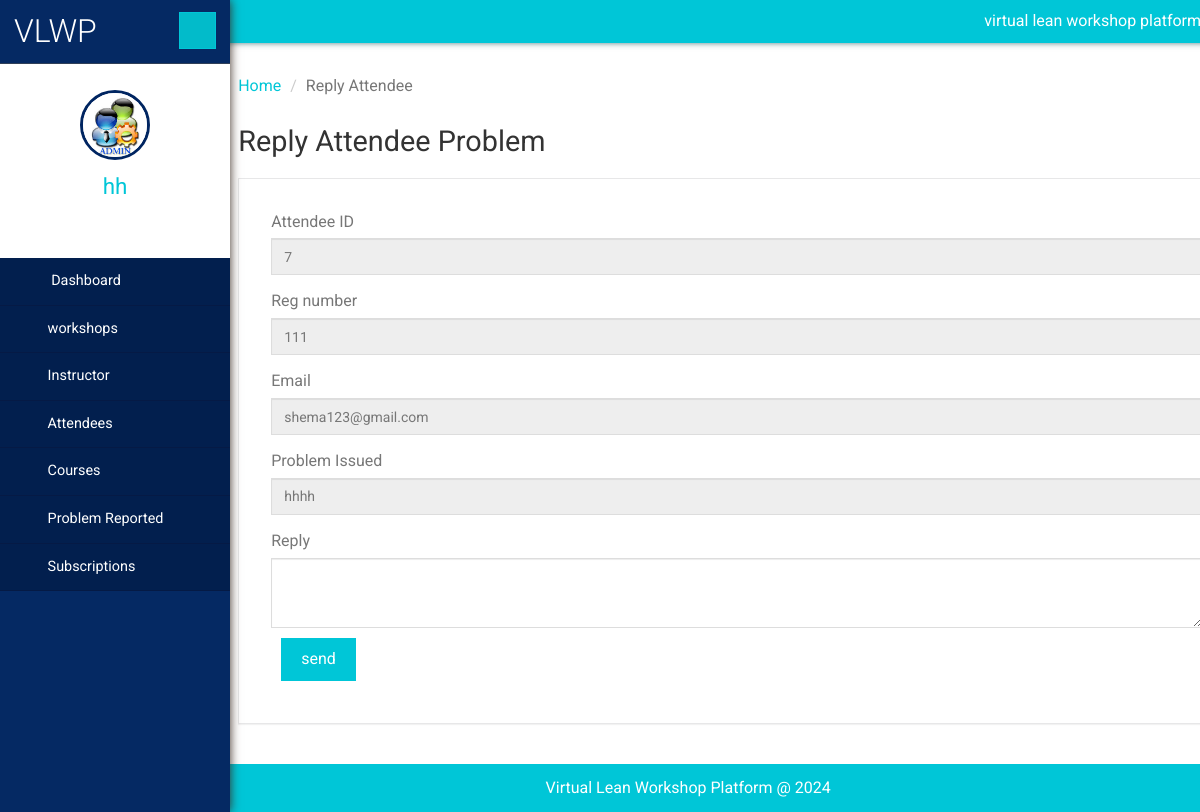
Screenshot of /admin/ReplyAttendees.php?editid=8 (signed in) with the database file from the repository.
### tables this page shows
CREATE TABLE `problem_issued` (
  `id` int(11) NOT NULL,
  `reporter` int(11) DEFAULT NULL,
  `email` varchar(30) DEFAULT NULL,
  `probem` text DEFAULT NULL,
  `reported_at` timestamp NOT NULL DEFAULT current_timestamp() ON UPDATE current_timestamp()
);

CREATE TABLE `attendees` (
  `attendeeID` int(11) NOT NULL,
  `wshopID` int(11) DEFAULT NULL,
  `reg_no` varchar(8) DEFAULT NULL,
  `name` varchar(50) DEFAULT NULL,
  `phone` varchar(20) DEFAULT NULL,
  `email` varchar(50) DEFAULT NULL,
  `created_at` timestamp NOT NULL DEFAULT current_timestamp(),
  `updated_at` timestamp NOT NULL DEFAULT current_timestamp() ON UPDATE current_timestamp(),
  `created_by` int(11) DEFAULT NULL,
  `updated_by` varchar(20) DEFAULT NULL,
  `password` varchar(255) NOT NULL DEFAULT 'reg_no'
);

CREATE TABLE `users` (
  `usr_id` int(11) NOT NULL,
  `email` varchar(100) NOT NULL,
  `userName` varchar(30) DEFAULT NULL,
  `password` varchar(255) DEFAULT NULL,
  `createdBy` varchar(30) NOT NULL,
  `created_at` timestamp NOT NULL DEFAULT current_timestamp(),
  `updated_at` timestamp NOT NULL DEFAULT current_timestamp() ON UPDATE current_timestamp()
);

### admin/ReplyAttendees.php (the view, shortened to what this page needs)
<?php
include('includes/dbconnection.php');
?>
<!DOCTYPE HTML>
<html>
<head>
        <link href="css/bootstrap.min.css" rel='stylesheet' type='text/css'/>
        <link href="css/style.css" rel='stylesheet' type='text/css'/>
        <link href="css/font-awesome.css" rel="stylesheet">
        <link rel="stylesheet" href="css/icon-font.min.css" type='text/css'/>
</head>
<body>
    <div class="page-container">
        <div class="left-content">
            <div class="inner-content">
                <?php include_once('includes/header.php'); ?>
                <div class="outter-wp">
                    <div class="sub-heard-part">
                        <ol class="breadcrumb m-b-0">
                            <li><a href="dashboard.php">Home</a></li>
                            <li class="active">Reply Attendee</li>
                        </ol>
                    </div>
                    <div class="forms-main">
                        <h2 class="inner-tittle">Reply Attendee Problem </h2>
                        <div class="graph-form">
                            <div class="form-body">
                                <form method="post">
                                    <?php
                                    $eid=$_GET['editid'];
                                    $sql="SELECT * FROM problem_issued INNER JOIN attendees on problem_issued.reporter=attendees.attendeeID WHERE  id =?";
                                    $stmt = $connection->prepare($sql);
                                    $stmt->bind_param("s", $eid);
                                    $stmt->execute();
                                    $result = $stmt->get_result();
                                    if ($result->num_rows > 0) {
                                        while ($rows = $result->fetch_assoc()) {
                                            ?>
        <div class="form-group">
        <label for="exampleInputEmail1">Attendee ID</label>
        <input type="text" name="id" value="<?php echo $rows['reporter']; ?>" class="form-control" required='true' readonly="true">
        </div>
        <div class="form-group">
       <label for="exampleInputEmail1">Reg number</label>
        <input type="text" name="reg" value="<?php echo $rows['reg_no']; ?>" class="form-control" required='true'  readonly="true">
        </div>
        <div class="form-group">
        <label for="exampleInputEmail1">Email</label>
        <input type="text" name="email" value="<?php echo $rows['email']; ?>" class="form-control" required='true' readonly="true">
        </div>
        <div class="form-group">
        <label for="exampleInputEmail1">Problem Issued</label>
        <input type="text"  type="text" name="problem" value="<?php echo $rows['probem']; ?>" class="form-control" required='true' readonly="true"> </div>
        <div><label>Reply</label>
        <textarea type="text" name="reply" placeholder="reply" class="form-control" required='true' > </textarea></div>
        </div>
        <?php }
         } ?>
        <button type="submit" class="btn btn-default" name="submit" id="submit">send</button>
</div>
</div>
</div>
                </div>
                <?php include_once('includes/footer.php'); ?>
            </div>
        </div>
        <?php include_once('includes/sidebar.php'); ?>
</body>
</html>

### admin/includes/sidebar.php (shortened to what this page needs)
<?php
include('includes/dbconnection.php');
    $user = $_SESSION['user'];
    $stmt = $connection->prepare("SELECT * FROM users WHERE usr_id = ?");
    $stmt->bind_param("s", $user);
    $stmt->execute();
    $result = $stmt->get_result();
    if ($result->num_rows > 0) {
        $row = $result->fetch_assoc();
    }else{
    header("index.php");
    }
?>
 <div class="sidebar-menu">
    <header class="logo">
        <a href="#" class="sidebar-icon"> <span class="fa fa-bars"></span> </a> <a href="dashboard.php"> <span id="logo"> <h1>VLWP</h1></span>
        </a>
    </header>
    <div class="down">
        <a href="dashboard.php"><img src="images/images.jpg" height="70" width="70"></a>
        <a href="dashboard.php"><span class=" name-caret"><?php echo $row['userName']; ?></span></a>
        <ul>
            <li><a class="tooltips" href="admin-profile.php"><span>Profile</span><i class="lnr lnr-user"></i></a></li>
            <li><a class="tooltips" href="change-password.php"><span>Settings</span><i class="lnr lnr-cog"></i></a></li>
            <li><a class="tooltips" href="logout.php"><span>Log out</span><i class="lnr lnr-power-switch"></i></a></li>
        </ul>
    </div>
    <div class="menu">
        <ul id="menu" >
            <li><a href="dashboard.php"><i class="fa fa-tachometer"></i> <span>Dashboard</span></a></li>
            <li id="menu-academico" ><a href="#"><i class="fa fa-user"></i><span>workshops</span> <span class="fa fa-angle-right" style="float: right"></span></a>
            </li>
            <li id="menu-academico" ><a href="#"><i class="fa fa-user"></i><span>Instructor</span> <span class="fa fa-angle-right" style="float: right"></span></a>
            </li>
            <li id="menu-academico" ><a href="#"><i class="fa fa-user"></i><span>Attendees</span> <span class="fa fa-angle-right" style="float: right"></span></a>
            </li>
            <li id="menu-academico" ><a href="#"><i class="fa fa-file-text-o"></i><span>Courses</span> <span class="fa fa-angle-right" style="float: right"></span></a>
            </li>
            <li id="menu-academico" ><a href="#"><i class="fa fa-file-text-o"></i><span>Problem Reported</span> <span class="fa fa-angle-right" style="float: right"></span></a>
            </li>
             <li id="menu-academico" ><a href="#"><i class="fa fa-file-text-o"></i><span>Subscriptions</span> <span class="fa fa-angle-right" style="float: right"></span></a>
    </div>
</div>

### rows the page displays
problem_issued: id "7", reg "111", email "shema123@gmail.com", problem "hhhh"
users: userName "hh"
